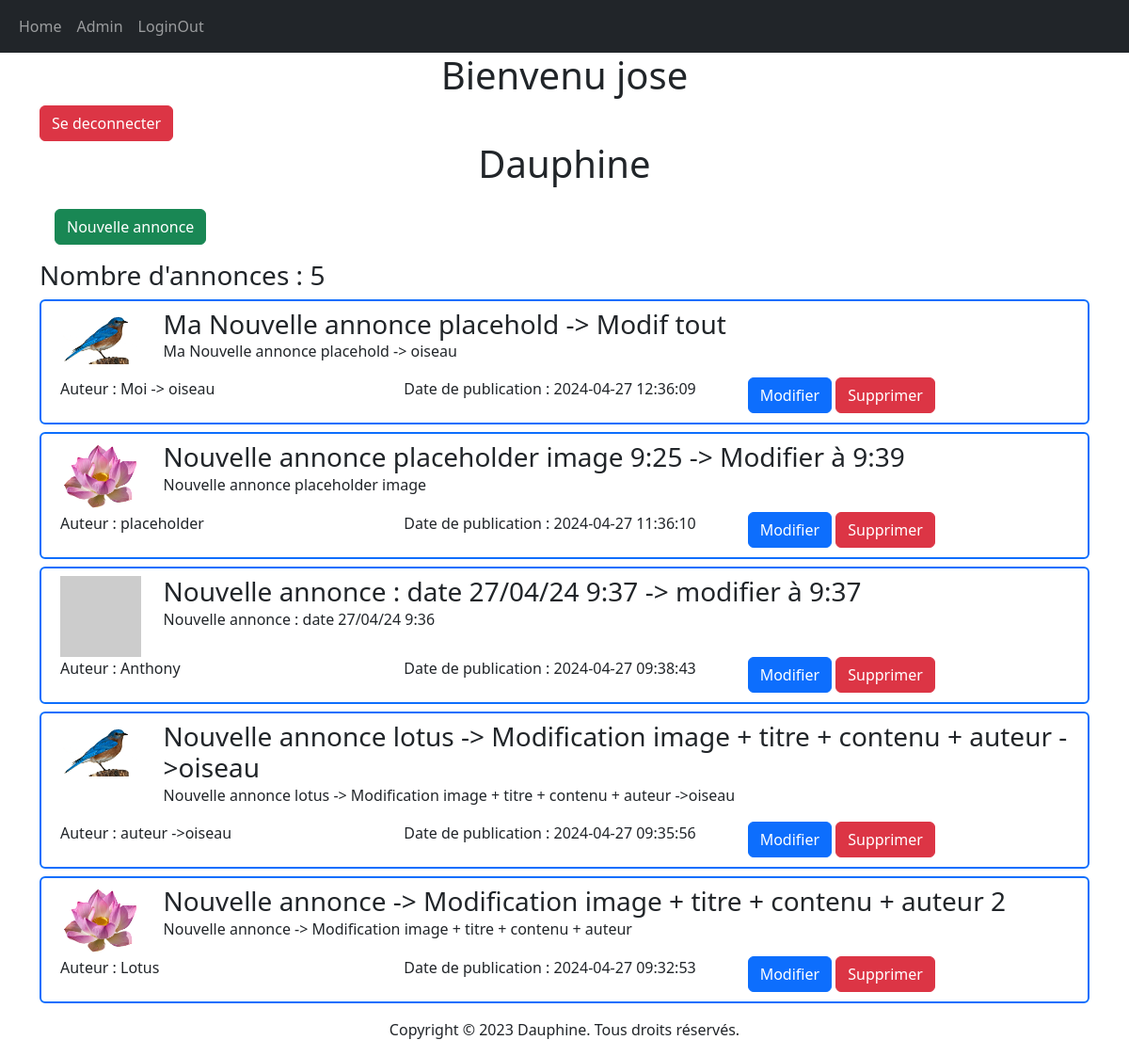
The app's page /admin/index.php (signed in), older data.
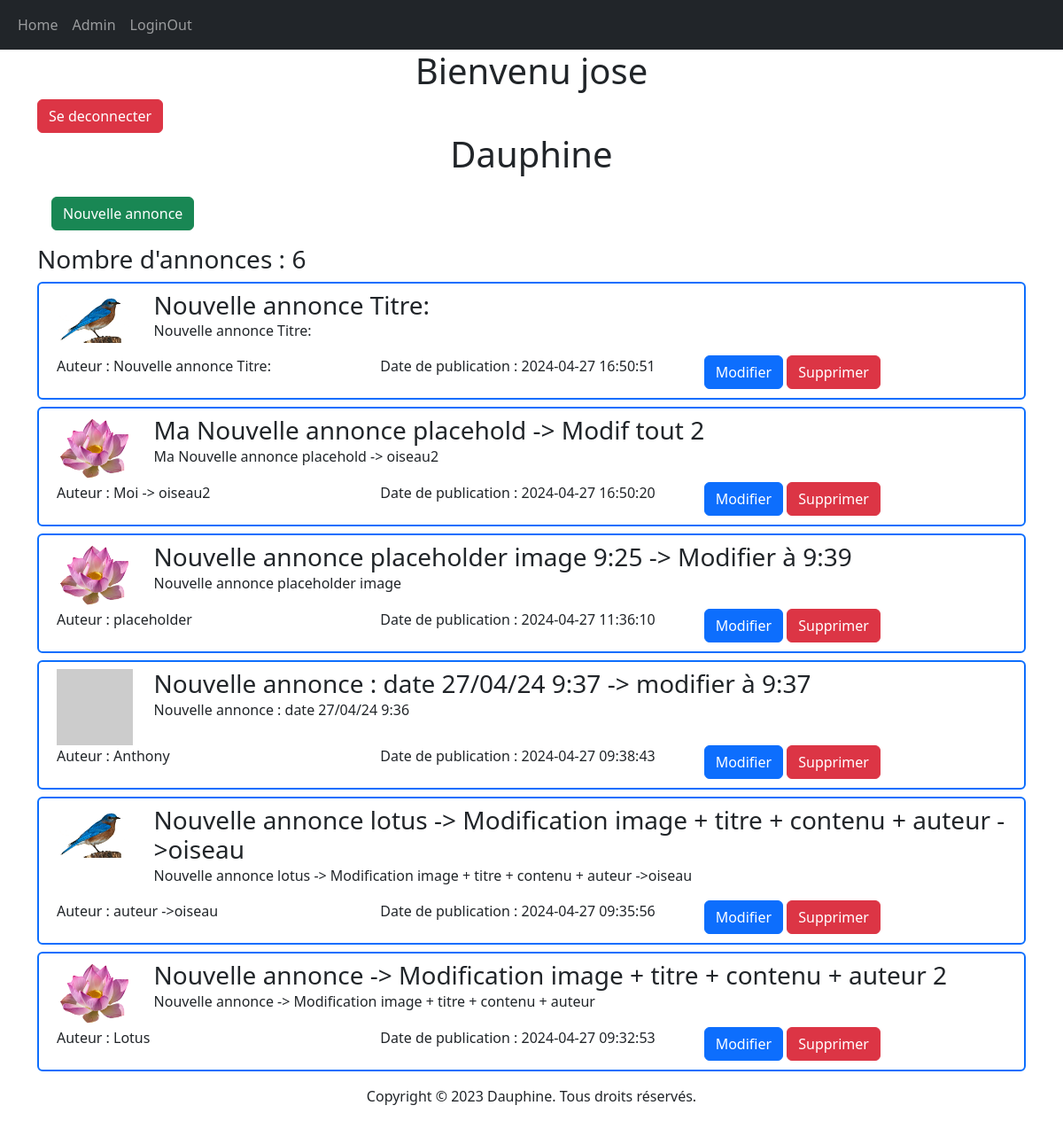
The same page, newer data.
### tables this page shows
CREATE TABLE IF NOT EXISTS `annonce` (
  `id` int NOT NULL AUTO_INCREMENT,
  `imageUrl` varchar(250) DEFAULT NULL,
  `contenu` text NOT NULL,
  `titre` varchar(250) NOT NULL,
  `auteur` varchar(250) NOT NULL,
  `datePublication` datetime NOT NULL,
  PRIMARY KEY (`id`),
  UNIQUE KEY `annonce_id_uindex` (`id`)
);

### utils/databaseManager.php (called while the page is built, shortened)
<?php
function findAllAnnonces(PDO $pdo): array
{
    $reponse = $pdo->query("SELECT * FROM annonce ORDER BY datePublication DESC");
    return $reponse->fetchAll();
}

### admin/index.php (the view, shortened to what this page needs)
<?php
include_once ("../block/header.php");
require_once ("../utils/databaseManager.php");
$pdo = connectDB();
$annonces = findAllAnnonces($pdo);
$nbannonces = count($annonces);
?>
<div class="container">
    <h1 class="text-center">Bienvenu <?php echo ($_SESSION["username"]) ?></h1>
    <a href="../logout.php" class="btn btn-danger">Se deconnecter</a>
    <h1 class="text-center"><?php echo ($title ?? "Default Title") ?></h1>
    <a href="editeAnnonce.php" class="btn btn-success m-3 ">Nouvelle annonce</a>
    <h3>Nombre d'annonces : <?php echo ($nbannonces) ?></h3>
    <div class="d-flex justify-content-evenly align-items-center flex-wrap gap-2">
        <?php
        foreach ($annonces as $annonce) {
            ?>
            <div class="row border border-primary border-2 rounded p-2 " style="height: 10%; width: 100%;">
                <img src="<?php echo ($annonce["imageUrl"]) ?>" class="img-fluid" style="width: 10%;height: 10%;">
                <div class="col  m-0">
                    <h3 class="m-0"><?php echo ($annonce["titre"]) ?></h3>
                    <p><?php echo ($annonce["contenu"]) ?></p>
                </div>
                <div class="row  m-0 p-0">
                    <p class="col">Auteur : <?php echo ($annonce["auteur"]) ?></p>
                    <p class="col">Date de publication : <?php echo ($annonce["datePublication"]) ?></p>
                    <div class="col" style="width: 20%;height: 10%;">
                        <a href="editeAnnonce.php?id=<?php echo ($annonce["id"]) ?>" class="btn btn-primary">Modifier</a>
                        <a href="deleteAnnonce.php?id=<?php echo ($annonce["id"]) ?>" class="btn btn-danger">Supprimer</a>
                    </div>
                </div>
            </div>
            <?php
        }
        ?>
    </div>
</div>
<?php
include_once ("../block/footer.php");
?>

Row changes from the older to the newer data that the page shows:
added annonce: imageUrl (picture), titre "Nouvelle annonce Titre:", contenu "Nouvelle annonce Titre:", auteur "Nouvelle annonce Titre:", datePublication "2024-04-27 16:50:51"
changed annonce: imageUrl: a different picture; titre "Ma Nouvelle annonce placehold -> Modif tout" → "Ma Nouvelle annonce placehold -> Modif tout 2"; contenu "Ma Nouvelle annonce placehold -> oiseau" → "Ma Nouvelle annonce placehold -> oiseau2"; auteur "Moi -> oiseau" → "Moi -> oiseau2"; datePublication "2024-04-27 12:36:09" → "2024-04-27 16:50:20"
Text that changed along with them:
$nbannonces: "5" → "6"
